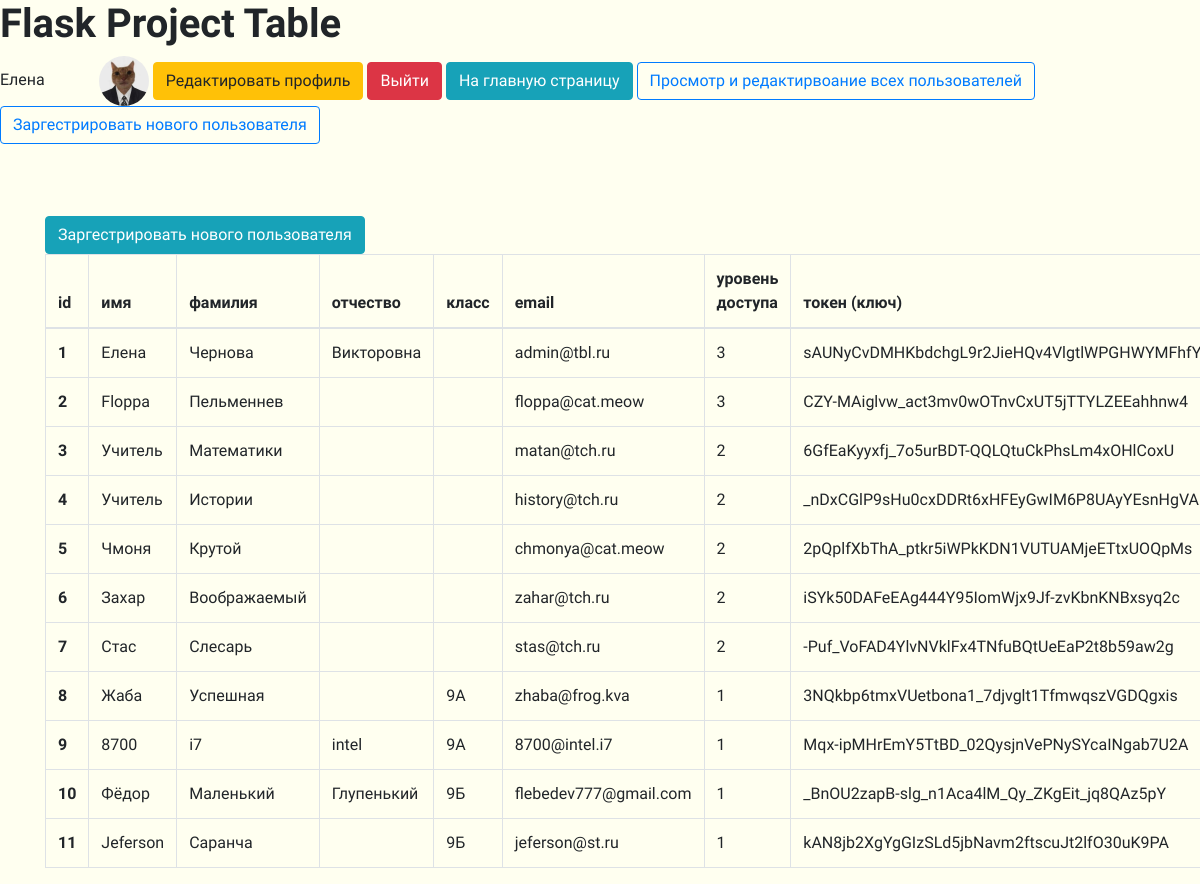
The app's page /users (signed in) with its own data.
### tables this page shows
CREATE TABLE "users"
(
	id INTEGER not null
		primary key,
	name VARCHAR,
	surname VARCHAR,
	patronymic VARCHAR,
	grade VARCHAR,
	email VARCHAR,
	hashed_password VARCHAR,
	modified_date DATETIME,
	access_level INTEGER,
	token VARCHAR
		unique,
	image VARCHAR default 'static/img/default.png'
);

### app.py (the view, shortened to what this page needs)
@app.route('/users', methods=['POST', 'GET'])
def users():
    if current_user.access_level == 3:
        form = EditUsersForm()
        db_sess = db_session.create_session()
        header, rows = all_users_table()
        return render_template("all_users.html", rows=rows, header=header, form=form)
    abort(403, message="Access denied")

### app.py (called while the page is built)
def all_users_table():
    header = ['id', 'имя', 'фамилия', 'отчество', 'класс', 'email', 'уровень доступа',
              'токен (ключ)']
    db_sess = db_session.create_session()
    all_users = list(db_sess.query(User))
    rows = []
    for user in all_users:
        row = [user.id, user.name, user.surname, user.patronymic, user.grade, user.email,
               user.access_level, user.token]
        row = ['-' if el is None else el for el in row]
        rows.append(row)
    return header, rows

@login_manager.user_loader
def load_user(user_id):
    db_sess = db_session.create_session()
    return db_sess.query(User).get(user_id)

### data/sqlalchemy/db_session.py (called while the page is built)
def create_session() -> Session:
    global __factory
    return __factory()

### templates/all_users.html (shortened to what this page needs)
{% extends "base.html" %}
{% block content %}
    <a class="btn btn-info" href="/register">Заргестрировать нового
        пользователя
    </a>
    <table class="table table-bordered" id="table" contenteditable="false">
        <thead>
        <tr>
            {% for text in header %}
                <th scope="col" id="header_{{ loop.index }}">{{ text }}</th>
            {% endfor %}
        </tr>
        </thead>
        <tbody>
        {% for row in rows %}
            {% set row_count = loop.index %}
            <tr>
                {% for text in row %}
                    {% if loop.index == 1 %}
                        <th scope="row" id="row_{{ row_count }}">{{ text }}</th>
                    {% else %}
                        <td onclick="edit_user(this);"
                            id="cell{{ loop.index }}_{{ row_count }}">{{ text }}</td>
                    {% endif %}
                {% endfor %}
            </tr>
        {% endfor %}
        </tbody>
    </table>
{% endblock %}

### templates/base.html (shortened to what this page needs)
<!DOCTYPE html>
<html lang="en">
<head>
    <link rel="stylesheet"
          href="https://stackpath.bootstrapcdn.com/bootstrap/4.4.1/css/bootstrap.min.css"
>
    <link rel="stylesheet" type="text/css"
          href="{{ url_for('static', filename='css/style.css') }}"/>
</head>
<body>
<h1 class="textFont SuperBold">Flask Project Table</h1>
<nav>
    {% if current_user.is_authenticated %}
        <div class="textFont">{{ current_user.name }}
            <img class="userImg" style="margin-left: 50px;" src="{{ current_user.image }}"
                 alt="А где" width=50 height=50>
            <a class="btn btn-warning" href="/user_edit/{{ current_user.id }}">Редактировать
                профиль</a>
            <a class="btn btn-danger" href="/logout">Выйти</a>
            <a class="btn btn-info" href="/">На главную страницу
            </a>
            {% if current_user.access_level == 3 %}
                <a class="btn btn-outline-primary" href="/users">Просмотр и редактирвоание всех
                    пользователей
                </a>
                <a class="btn btn-outline-primary" href="/register">Заргестрировать нового
                    пользователя
                </a>
                </div>
            {% endif %}
        <br>
        <br>
        <br>
    {% else %}
        <p>
            <a class="btn btn-success" href="/token">Войти</a>
        </p>
    {% endif %}
</nav>
<main role="main" class="container">
    {% block content %}{% endblock %}
</main>
</body>
</html>

### static/css/style.css (style rules this page uses)
table { border: 1px solid grey; }
th { border: 1px solid grey; }
td { border: 1px solid grey; }
table { width: 100%; }
table { width: 600px; }
body { background-color: #fffff0; }
.userImg { border-radius: 50%; }
* { font-family: 'Comfortaa', cursive; }
.textFont { font-family: 'Comfortaa', cursive; }
.textFont.SuperBold { font-weight: 900; }
.btn { font-family: 'Comfortaa', cursive; }

### records on screen
users: name "Елена", row "1", surname "Чернова", patronymic "Викторовна", email "admin@tbl.ru", row "3", token "sAUNyCvDMHKbdchgL9r2JieHQv4VlgtlWPGHWYMFhfY"
users: row "2", name "Floppa", surname "Пельменнев", email "floppa@cat.meow", row "3", token "CZY-MAiglvw_act3mv0wOTnvCxUT5jTTYLZEEahhnw4"
users: row "3", name "Учитель", surname "Математики", email "matan@tch.ru", row "2", token "6GfEaKyyxfj_7o5urBDT-QQLQtuCkPhsLm4xOHlCoxU"
users: row "4", name "Учитель", surname "Истории", email "history@tch.ru", row "2", token "_nDxCGlP9sHu0cxDDRt6xHFEyGwIM6P8UAyYEsnHgVA"
users: row "5", name "Чмоня", surname "Крутой", email "chmonya@cat.meow", row "2", token "2pQplfXbThA_ptkr5iWPkKDN1VUTUAMjeETtxUOQpMs"
users: row "6", name "Захар", surname "Воображаемый", email "zahar@tch.ru", row "2", token "iSYk50DAFeEAg444Y95IomWjx9Jf-zvKbnKNBxsyq2c"
users: row "7", name "Стас", surname "Слесарь", email "stas@tch.ru", row "2", token "-Puf_VoFAD4YlvNVklFx4TNfuBQtUeEaP2t8b59aw2g"
users: row "8", name "Жаба", surname "Успешная", grade "9А", email "zhaba@frog.kva", row "1", token "3NQkbp6tmxVUetbona1_7djvglt1TfmwqszVGDQgxis"
users: row "9", name "8700", surname "i7", patronymic "intel", grade "9А", email "8700@intel.i7", row "1", token "Mqx-ipMHrEmY5TtBD_02QysjnVePNySYcaINgab7U2A"
users: row "10", name "Фёдор", surname "Маленький", patronymic "Глупенький", grade "9Б", email "flebedev777@gmail.com", row "1", token "_BnOU2zapB-slg_n1Aca4lM_Qy_ZKgEit_jq8QAz5pY"
users: row "11", name "Jeferson", surname "Саранча", grade "9Б", email "jeferson@st.ru", row "1", token "kAN8jb2XgYgGIzSLd5jbNavm2ftscuJt2lfO30uK9PA"

### other values on screen
{{ text }} "id" "имя" "фамилия" "отчество" "класс" "email" "уровень доступа" "токен (ключ)"
